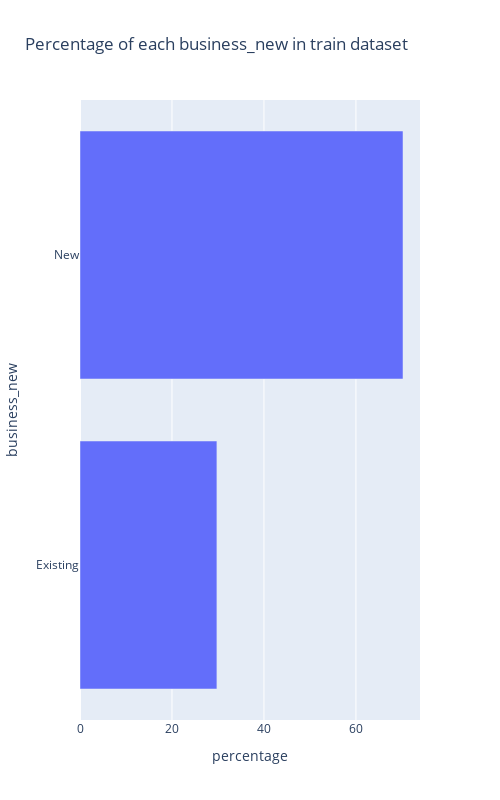

Notebook cell for this chart:
### Code cell
plot_categories_distribution(train, 'business_new')

### Figure 1 — Plotly figure (JSON) as saved in the notebook; plotly's stock layout.template omitted (floating-point values rounded to 4 significant figures)
{"data": [{"alignmentgroup": "True", "hovertemplate": "percentage=%{x}<br>business_new=%{y}<extra></extra>", "legendgroup": "", "marker": {"color": "#636efa", "pattern": {"shape": ""}}, "name": "", "offsetgroup": "", "orientation": "h", "showlegend": false, "textposition": "auto", "type": "bar", "x": [29.77, 70.23], "xaxis": "x", "y": ["Existing", "New"], "yaxis": "y"}], "layout": {"barmode": "relative", "height": 800, "legend": {"tracegroupgap": 0}, "title": {"text": "Percentage of each business_new in train dataset"}, "width": 500, "xaxis": {"anchor": "y", "domain": [0, 1], "title": {"text": "percentage"}}, "yaxis": {"anchor": "x", "domain": [0, 1], "tickmode": "linear", "title": {"text": "business_new"}}}}
